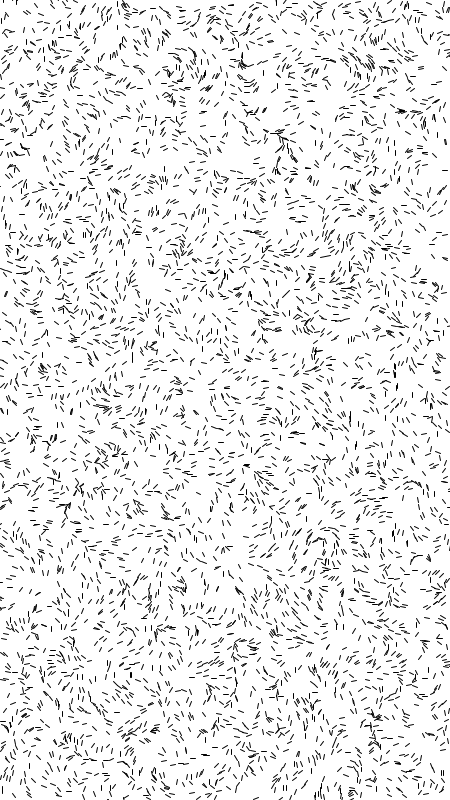
Frame 1 (no input)
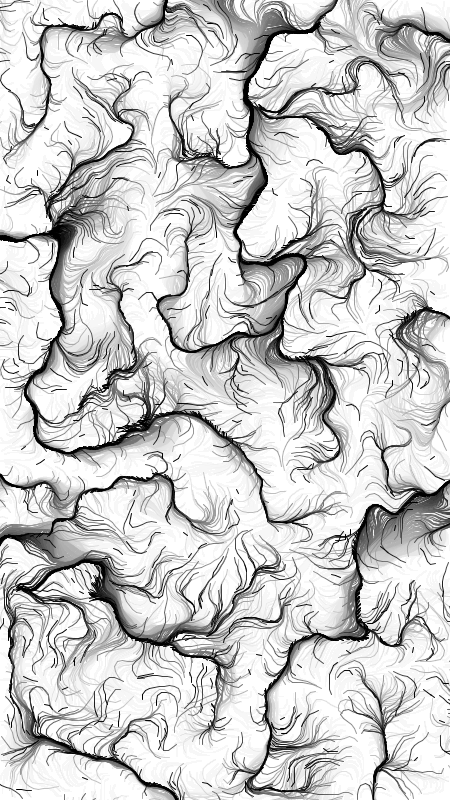
Frame 60 (the mouse pressed at the canvas centre just before this capture)
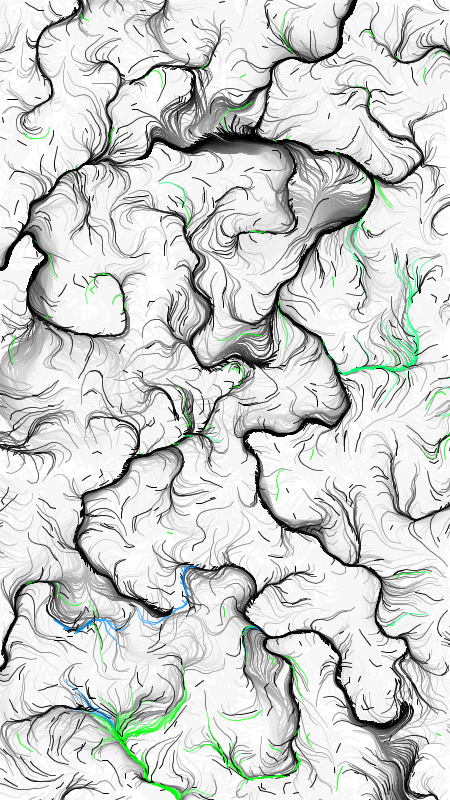
Frame 120 (the mouse held since frame 60 and released just before this capture)

The Processing sketch that drew these frames (run headless with seeded random() and noise(); from frame 60 on, the mouse is pressed at the canvas centre):

// Processing sketch: isolatedColorBursts
// ── isolatedColorBursts.pde
long seed = 12345 * millis();
float timeSpeed = 0.005;
float noiseScale = 0.01;
float stepSize = 5;

// New global variables for random color bursts
int minDelay = 1000; // minimum delay in milliseconds (1 second)
int maxDelay = 4000; // maximum delay in milliseconds (4 seconds)
long lastColorChange = 0;
int nextColorDelay;
int numColorBursts = 3;
float colorRadius = 100; // radius for color effect
int colorFrames = 100; // number of frames the color lasts
float stkWeight = 1;

PVector[][] field;
ArrayList<Particle> particles;

void setup() {
  size(450, 800);
  background(255);
  noiseSeed(seed);
  randomSeed(seed);
  field = new PVector[width][height];
  particles = new ArrayList<Particle>();
  
  nextColorDelay = (int) random(minDelay, maxDelay);

  // Pre-calculate the flow field
  for (int y = 0; y < height; y++) {
    for (int x = 0; x < width; x++) {
      float noiseValue = noise(x * noiseScale, y * noiseScale);
      float angle = map(noiseValue, 0, 1, 0, TWO_PI * 4);
      field[x][y] = PVector.fromAngle(angle);
    }
  }

  // Create particles
  for (int i = 0; i < 5000; i++) {
    particles.add(new Particle(random(width), random(height)));
  }
}

void draw() {
  fill(255, 15);
  noStroke();
  rect(0, 0, width, height);
  
  // Check for random color event
  if (millis() > lastColorChange + nextColorDelay) {
    for (int x = 0; x < numColorBursts; x++) {
      applyRandomColorBurst();
    }
    lastColorChange = millis();
    nextColorDelay = (int) random(minDelay, maxDelay);
  }
  
  // Animate the flow field over time
  if (frameCount % 10 == 0) {
    for (int y = 0; y < height; y++) {
      for (int x = 0; x < width; x++) {
        float noiseValue = noise(x * noiseScale, y * noiseScale, frameCount * timeSpeed);
        float angle = map(noiseValue, 0, 1, 0, TWO_PI * 4);
        field[x][y] = PVector.fromAngle(angle);
      }
    }
  }

  for (Particle p : particles) {
    p.update();
    p.display();
  }
}

void applyRandomColorBurst() {
  colorMode(HSB, 255);
  int randomColor = color(random(255), 255, 255);
  colorMode(RGB, 255);
  
  PVector randomPos = new PVector(random(width), random(height));
  
  for (Particle p : particles) {
    float distToPos = dist(p.position.x, p.position.y, randomPos.x, randomPos.y);
    if (distToPos < colorRadius) {
      p.setColor(randomColor, colorFrames);
    }
  }
}

class Particle {
  PVector position;
  PVector prevPosition;
  int particleColor;
  int colorFramesLeft;

  Particle(float x, float y) {
    position = new PVector(x, y);
    prevPosition = position.copy();
    particleColor = color(0);
    colorFramesLeft = 0;
  }

  void update() {
    // Reset particle if it goes off-screen
    if (position.x < 0 || position.x >= width || position.y < 0 || position.y >= height) {
      position.x = random(width);
      position.y = random(height);
      prevPosition = position.copy();
    }
    
    // Store current position before updating
    prevPosition = position.copy();

    // Get vector from flow field
    PVector currentVector = field[int(position.x)][int(position.y)];
    position.add(currentVector.x * stepSize, currentVector.y * stepSize);

    // Decrease color timer
    if (colorFramesLeft > 0) {
      colorFramesLeft--;
    } else {
      particleColor = color(0); // Revert to black
    }
  }

  void display() {
    stroke(particleColor);
    strokeWeight(stkWeight);
    line(prevPosition.x, prevPosition.y, position.x, position.y);
  }

  void setColor(int newColor, int frames) {
    particleColor = newColor;
    colorFramesLeft = frames;
  }
}
